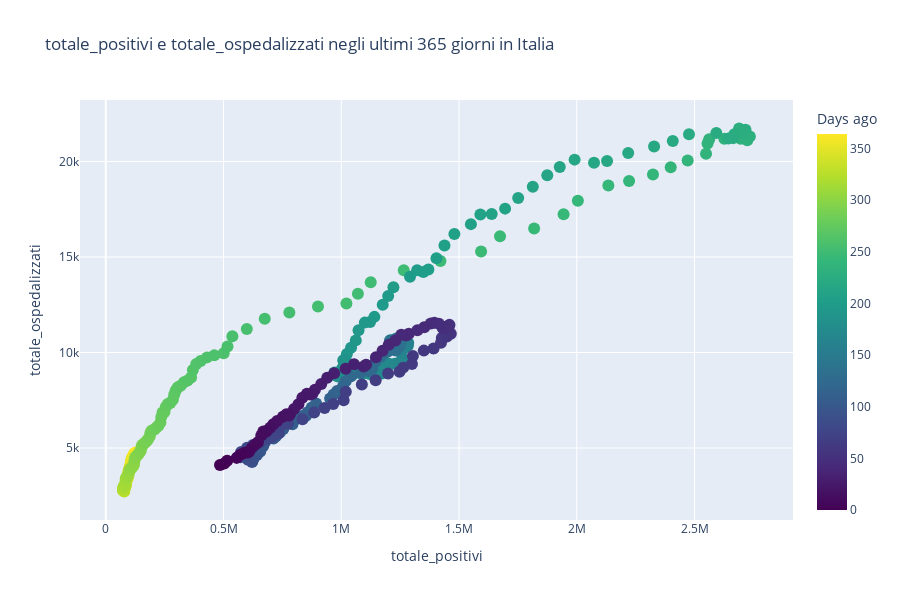

Notebook code for this chart:
### Markdown cell above
## Path plots

### Code cell
numdays = 365

regione = 'Italia'
varx = 'totale_positivi'
vary = 'totale_ospedalizzati'

fig = go.Figure()

fig.add_trace(go.Scatter(y=trend[vary][regione][-numdays:],
                         x=trend[varx][regione][-numdays:],
                         hovertext=giorni[-numdays:],
                         mode='markers',
                         marker=dict(
    size=12,
    color=max(day_counter)-np.array(day_counter)[-numdays:],
    colorscale='viridis',
    colorbar=dict(title='Days ago'),
    showscale=True)))

fig.update_layout(
    title='%s e %s negli ultimi %d giorni in %s' % (
        varx, vary, numdays, regione),
    xaxis_title=varx,
    yaxis_title=vary,
    autosize=False,
    showlegend=False,
    width=900,
    height=600
)

fig.show()

### Figure 1 — Plotly figure (JSON) as saved in the notebook; plotly's stock layout.template omitted (floating-point values rounded to 4 significant figures; data arrays with more than 128 entries replaced by an {"elided": "..."} marker saying what was removed)
{"data": [{"hovertext": {"elided": "365 str values"}, "marker": {"color": {"elided": "365 int values"}, "colorbar": {"title": {"text": "Days ago"}}, "colorscale": [[0, "#440154"], [0.1111, "#482878"], [0.2222, "#3e4989"], [0.3333, "#31688e"], [0.4444, "#26828e"], [0.5556, "#1f9e89"], [0.6667, "#35b779"], [0.7778, "#6ece58"], [0.8889, "#b5de2b"], [1, "#fde725"]], "showscale": true, "size": 12}, "mode": "markers", "type": "scatter", "x": {"elided": "365 int values"}, "y": {"elided": "365 int values"}}], "layout": {"autosize": false, "height": 600, "showlegend": false, "title": {"text": "totale_positivi e totale_ospedalizzati negli ultimi 365 giorni in Italia"}, "width": 900, "xaxis": {"title": {"text": "totale_positivi"}}, "yaxis": {"title": {"text": "totale_ospedalizzati"}}}}
